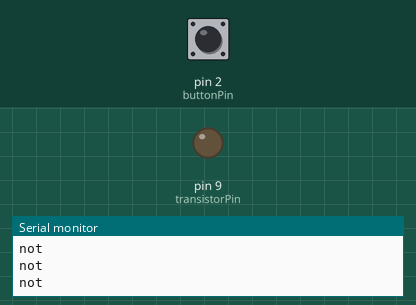
The sketch below on a simulated Arduino Uno, built with avr-gcc and run on an emulated ATmega328P. On the bench: output pins drawn as LEDs (lit = HIGH), the last lines printed to the serial monitor. Inputs (shaded band) come from the test bench; at power-on: pin 2 (buttonPin) HIGH.

Above: at 1.2 s.
1.3 s: pin 2 (buttonPin) pulled LOW for 0.25 s
At 1.7 s:
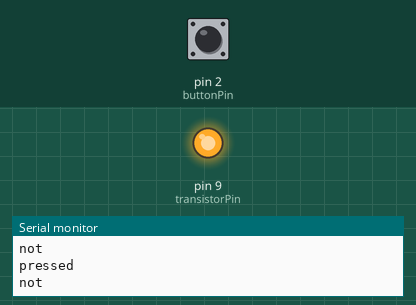
3.3 s: pin 2 (buttonPin) pulled LOW for 3.2 s
At 7.1 s:
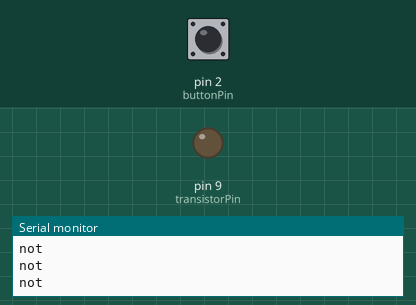
Timing chart, 0 to 8.6 s (numbered marks = the images above; inputs shaded):
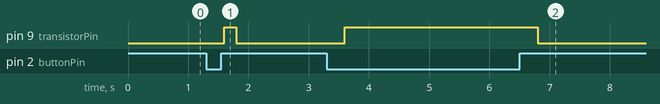

Measured:
- after the input at 1.3 s, pin 9 (transistorPin): LOW → HIGH after 0.30 s, → LOW 0.20 s later
- after the input at 3.3 s, pin 9 (transistorPin): LOW → HIGH after 0.30 s, → LOW 3.2 s later

The sketch:

pump.ino
```cpp
const int buttonPin = 2;
const int transistorPin = 9;
int buttonState;

void setup() {
  pinMode(buttonPin, INPUT);
  pinMode(transistorPin, OUTPUT);
  Serial.begin(9600);
}

void loop() {
  buttonState = digitalRead(buttonPin);

  if (buttonState == LOW) {
    Serial.println("pressed");
    delay(200);
    digitalWrite(transistorPin, HIGH);
  } else {
    Serial.println("not");
    delay(200);
    digitalWrite(transistorPin, LOW);
  }

}
```
